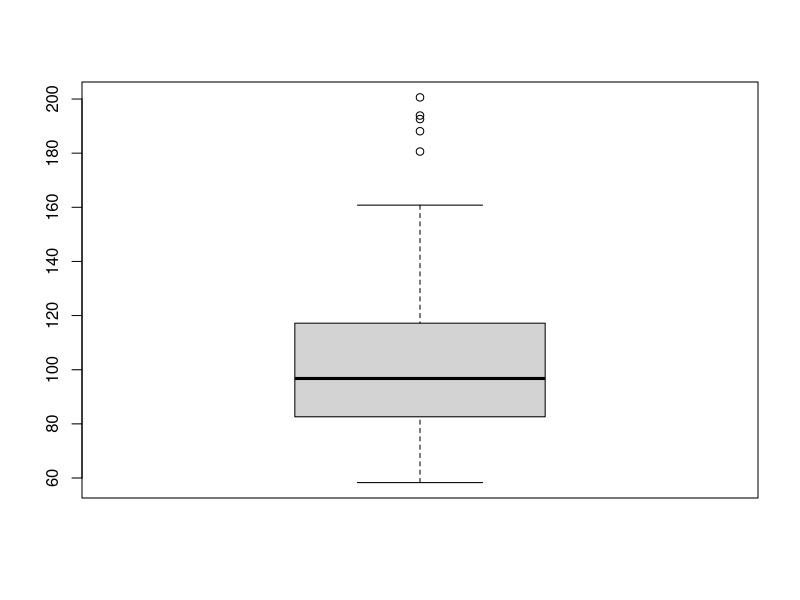
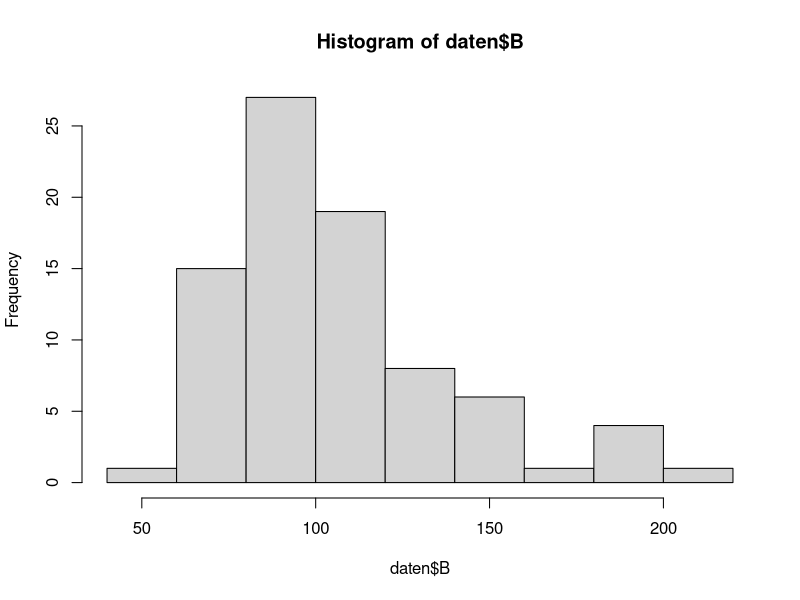
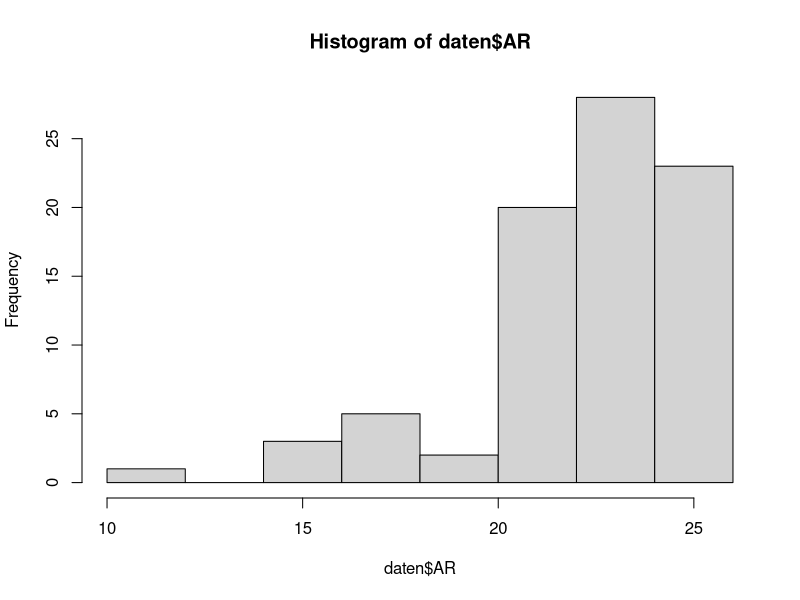
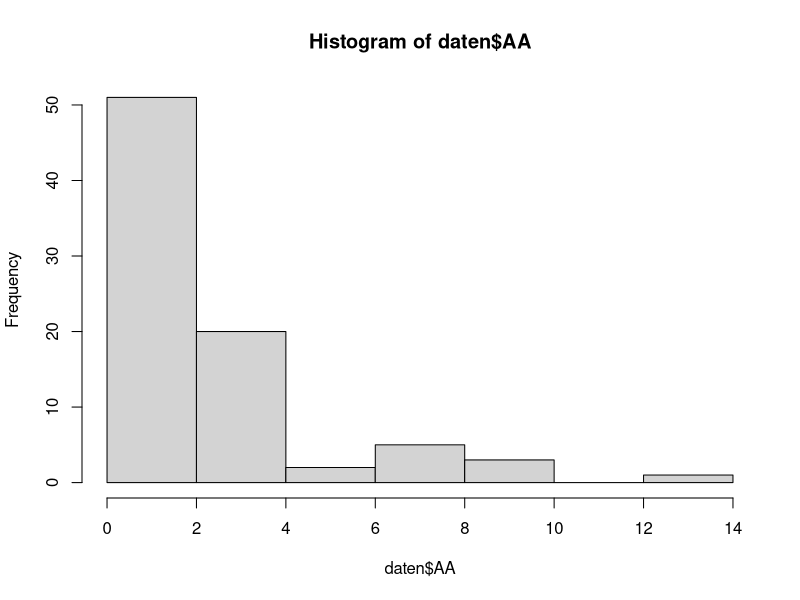
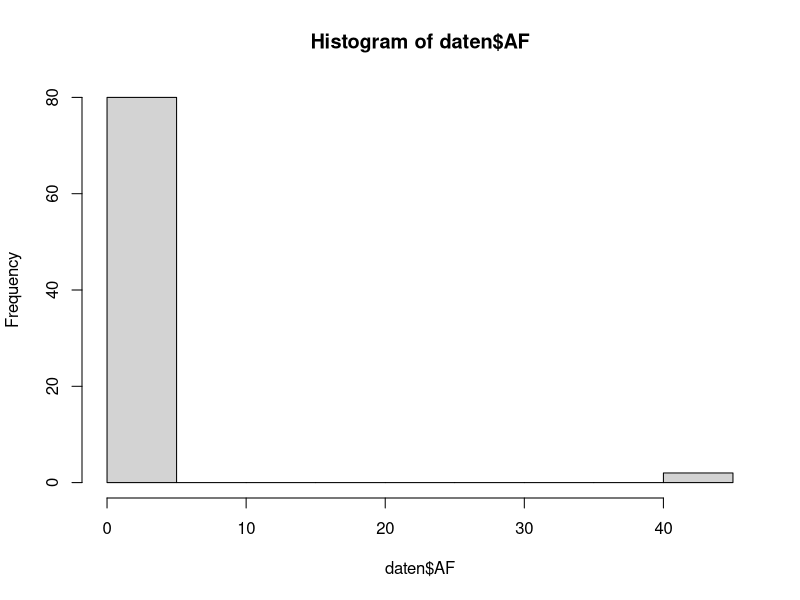
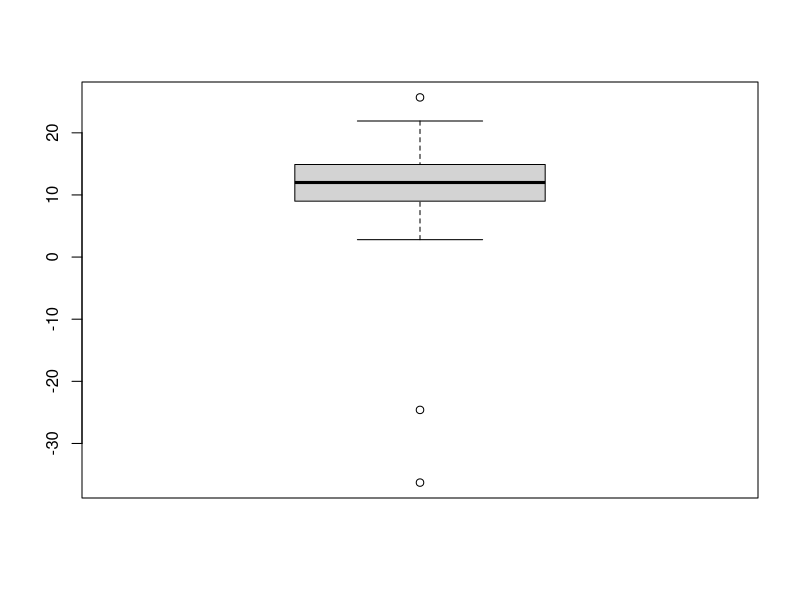
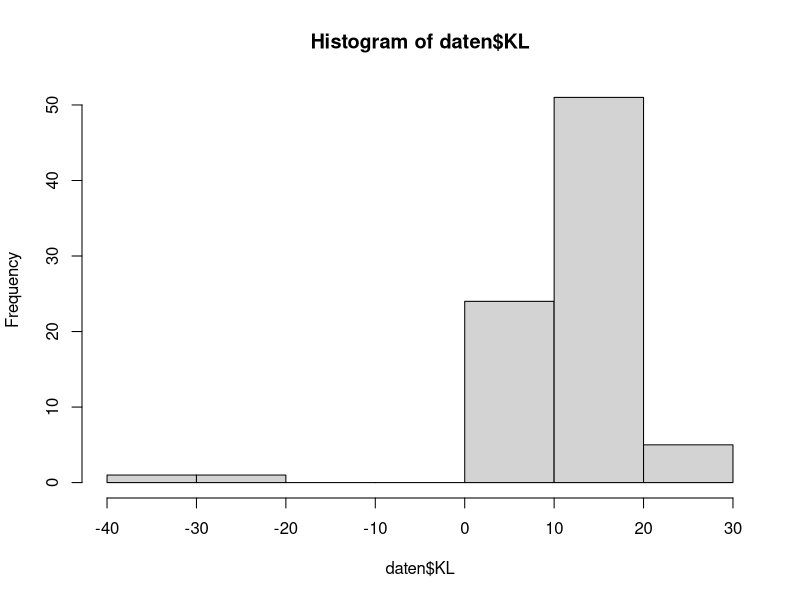
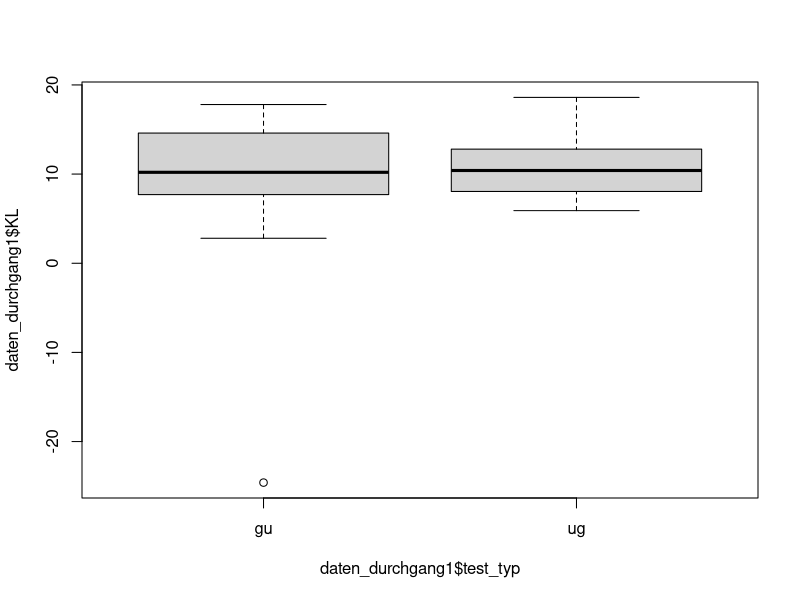

R code for these plots, in order:
setwd("C:/Users/Hanji/OneDrive/Studium/WS 24-25/Fallstudien/Projekt 2")
daten = read.table(file = "Konzentrationsdaten.txt", header = TRUE)

summary(daten)

# gruppe        durchgang     test_typ               B                AR              AA       
# Min.   :1.000   Min.   :1.0   Length:82          Min.   : 58.30   Min.   :11.00   Min.   : 0.00  
# 1st Qu.:1.000   1st Qu.:1.0   Class :character   1st Qu.: 82.65   1st Qu.:22.00   1st Qu.: 0.00  
# Median :1.000   Median :1.5   Mode  :character   Median : 96.75   Median :23.50   Median : 1.50  
# Mean   :1.488   Mean   :1.5                      Mean   :105.41   Mean   :22.61   Mean   : 2.39  
# 3rd Qu.:2.000   3rd Qu.:2.0                      3rd Qu.:116.35   3rd Qu.:25.00   3rd Qu.: 3.00  
# Max.   :2.000   Max.   :2.0                      Max.   :200.60   Max.   :25.00   Max.   :14.00  
# AF               KL               id    
# Min.   : 0.000   Min.   :-36.30   Min.   : 1  
# 1st Qu.: 0.000   1st Qu.:  9.05   1st Qu.:11  
# Median : 0.000   Median : 12.00   Median :21  
# Mean   : 1.256   Mean   : 11.36   Mean   :21  
# 3rd Qu.: 0.000   3rd Qu.: 14.90   3rd Qu.:31  
# Max.   :43.000   Max.   : 25.70   Max.   :41 

#Überblick über die Verteilung der Daten
boxplot(daten$B)
hist(daten$B)
hist(daten$AR)
hist(daten$AA)
hist(daten$AF)
boxplot(daten$KL)
hist(daten$KL)

#Aufgabe 1

#Daten aus Durchgang 1
daten_durchgang1 = subset(daten, durchgang == 1)

boxplot(daten_durchgang1$KL ~ daten_durchgang1$test_typ)

summary(daten_durchgang1$KL[daten_durchgang1$test_typ == "gu"])
# Min. 1st Qu.  Median    Mean 3rd Qu.    Max. 
# -24.600   7.700  10.200   9.548  14.600  17.800 

summary(daten_durchgang1$KL[daten_durchgang1$test_typ == "ug"])
# Min. 1st Qu.  Median    Mean 3rd Qu.    Max. 
# 5.900   8.275  10.400  10.840  12.600  18.600

#Aufgabe 2

#Daten aus Durchgang 2
daten_durchgang2 = subset(daten, durchgang == 2)

#Boxplot des Scores für die beiden Durchgänge
boxplot(daten_durchgang1$KL, daten_durchgang2$KL, names = c("Durgang 1", "Durchgang 2"),
        ylab = "Score")

#Boxplot der Bearbeitungszeit für die beiden Durchgänge
boxplot(daten_durchgang1$B, daten_durchgang2$B, names = c("Durgang 1", "Durchgang 2"),
        ylab = "Bearbeitungszeit in Sekunden")

#Aufgabe 3

#Daten aus Gruppe 1
daten_Gruppe1 = subset(daten, gruppe == 1) #42 in Gruppe 1

#Daten aus Gruppe 2
daten_Gruppe2 = subset(daten, gruppe == 2) #40 in Gruppe 2

#Verbesserung des Scores in der Gruppe 1 (Score aus Durchgang 2 - Score aus Durchgang 1)
diff_Score_Gruppe1 = daten_Gruppe1$KL[daten_Gruppe1$durchgang == 2] - daten_Gruppe1$KL[daten_Gruppe1$durchgang == 1]

#Verbesserung des Scores in der Gruppe 2 (Score aus Durchgang 2 - Score aus Durchgang 1)
diff_Score_Gruppe2 = daten_Gruppe2$KL[daten_Gruppe2$durchgang == 2] - daten_Gruppe2$KL[daten_Gruppe2$durchgang == 1]

#Boxplot für die Differenzen
boxplot(diff_Score_Gruppe1, diff_Score_Gruppe2, names = c("Durchgang 1", "Durchgang 2"))
abline(h = 0, col = "red", lwd = 1, lty = 2)
